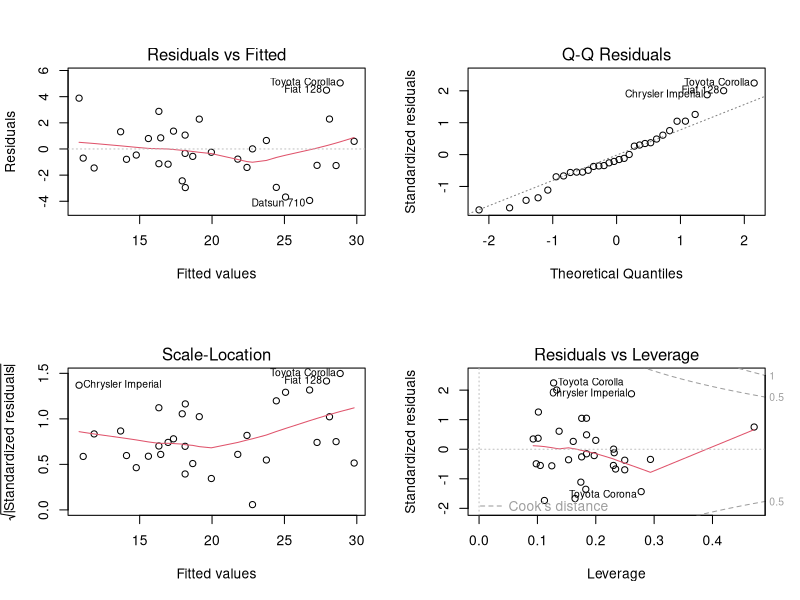
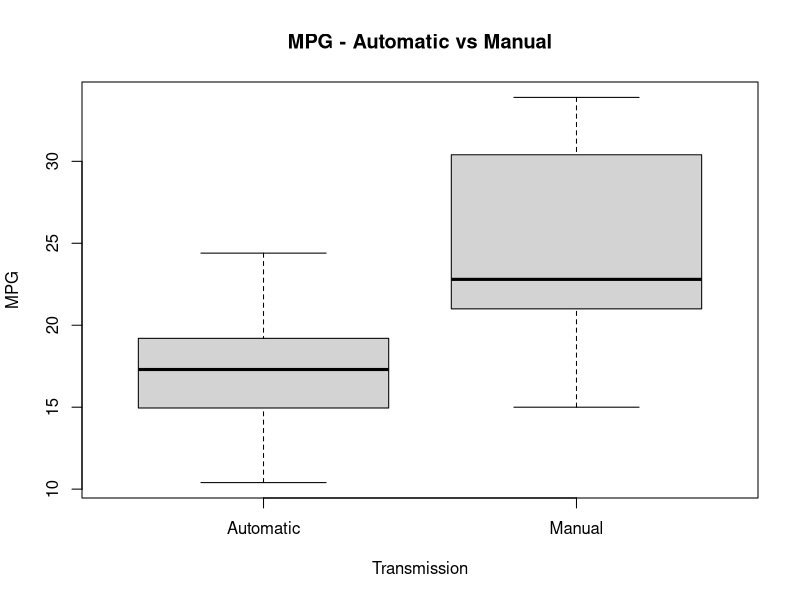

These charts were generated, in order, by the following R code:
## ---- chunk 1
knitr::opts_chunk$set(echo = TRUE)
## ---- chunk 2
data(mtcars)
mtcars$cyl <- factor(mtcars$cyl)
mtcars$vs <- as.factor(mtcars$vs)
mtcars$am <- as.factor(mtcars$am); levels(mtcars$am) <- c("Automatic", "Manual")
mtcars$gear <- factor(mtcars$gear)
mtcars$carb <- factor(mtcars$carb)

#Examine the difference in MPG between automatic and manual
#aggregate(mpg~am, data=mtcars, mean)
#Manual achieves approximately 7 mpg better than automatic, for a box plot comparing Automatic and Manual see the Appendix
## ---- chunk 3
#Do a t-test to compare Automatic and Manual mpg**

#t.test(mtcars[mtcars$am == "Automatic",]$mpg, mtcars[mtcars$am == "Manual",]$mpg)
#With a p-value of 0.001374 and 0 not in the 95% confidence interval, we reject the null hypothesis that there is no significant difference in the mpg between automatic and manual cars
## ---- chunk 4
#Use am variable only
fit <- lm(mpg ~ am, data=mtcars)
summary(fit)$coeff
## ---- chunk 5
#Use all variables
all <- lm(mpg ~ ., data=mtcars)
summary(all)$adj.r.squared; summary(fit)$adj.r.squared
## ---- chunk 6
#Select a formula-based model by AIC, this will test multiple regression
#models and select the best variables. Useful variables for predicting 
#mpg will be kept whilst others will be omitted.
best <- step(all, direction="both", trace=FALSE)
summary(best)$coeff
summary(best)$adj.r.squared
## ---- chunk 7
anova(fit, best)
## ---- chunk 8
#plot(best, which = c(1:1))
par(mfrow = c(2, 2))
plot(best)
## ---- chunk 9
par(mfrow = c(1, 1))
boxplot(mpg ~ am, data=mtcars, main="MPG - Automatic vs Manual", ylab="MPG", xlab="Transmission")
